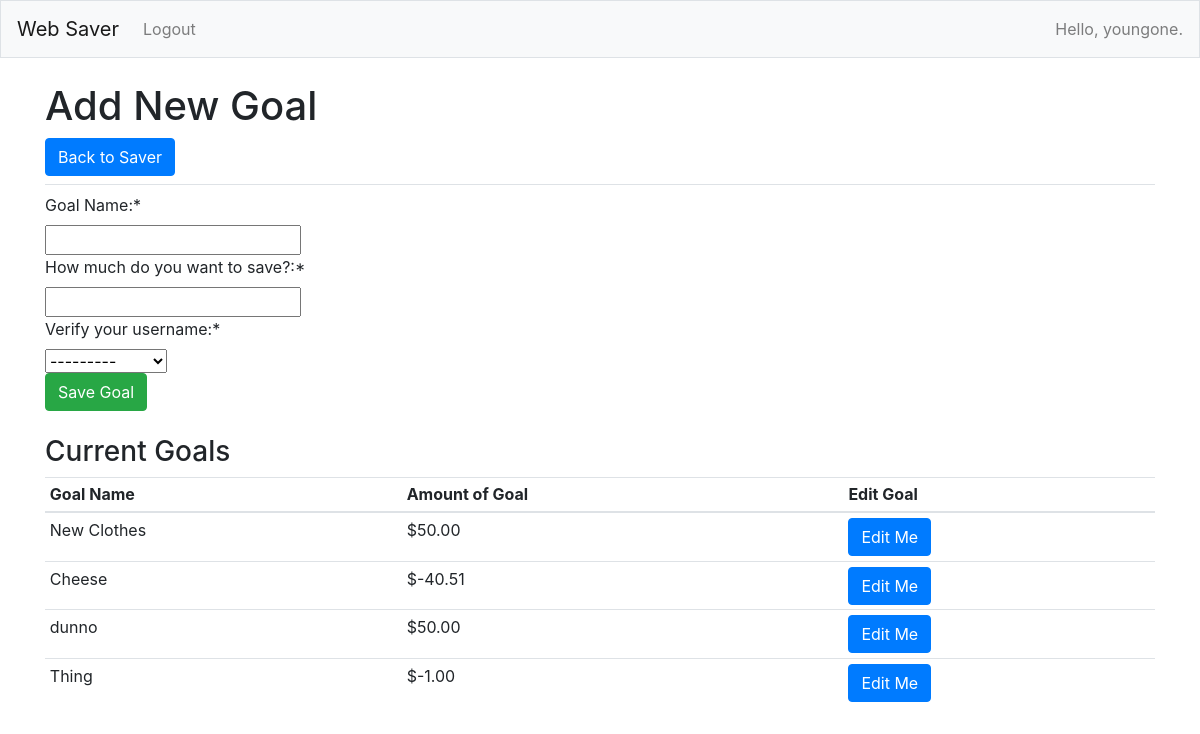
The app's page /new_goal/ (signed in) with its own data.
### web_save_app/models.py (models this page shows, shortened)
class Goal(models.Model):
	name = models.CharField(max_length=80)
	date_added = models.DateTimeField(auto_now_add=True)
	user_id = models.ForeignKey(User,on_delete = models.CASCADE)
	goal_amount = models.DecimalField(max_digits = 10, decimal_places = 2)
	is_active = models.BooleanField(default = True)

### web_save_app/views.py (the view)
# urls.py: path('new_goal/',views.new_goal,name='new_goal'),
@login_required
def new_goal(request):
	goals=Goal.objects.filter(user_id=request.user).filter(is_active = True)
	if request.method != 'POST':
		form = NewGoalForm()
	else:
		form = NewGoalForm(data=request.POST)
		if form.is_valid():
			form.save()
			return redirect('web_save_app:saver')
	context={'goals':goals,'form':form}
	return render(request,'web_save_app/new_goal.html',context)

### web_save_app/forms.py
class NewGoalForm(forms.ModelForm):
	def __init__(self, *args, **kwargs):
		super(NewGoalForm, self).__init__(*args, **kwargs)
		self.fields['goal_amount'].widget.attrs['max'] = -.01
		self.fields['goal_amount'].decimal_places = 2
	class Meta:
		model = Goal
		fields = ['name', 'goal_amount', 'user_id']
		labels = {'name': 'Goal Name:', 'goal_amount':'How much do you want to save?:', 'user_id': 'Verify your username:'}

### web_save_app/templatetags/my_filters.py (called while the page is built)
def currency(dollars):
    dollars = round(float(dollars), 2)
    return "$%s%s" % (intcomma(int(dollars)), ("%0.2f" % dollars)[-3:])

### web_save_app/templates/web_save_app/new_goal.html (shortened to what this page needs)
{% extends 'web_save_app/base.html' %}
{% load my_filters %}
{% block page_header %}
	<h1>Add New Goal</h1>
	<a class="btn btn-primary" href="{% url 'web_save_app:saver' %}" role="button">Back to Saver</a>
{% endblock page_header %}
{% load crispy_forms_tags %}
{% block content %}
	<form action ="{% url 'web_save_app:new_goal' %}" method='post'>
		{{ form|crispy }}
		<button type = "submit" class="btn btn-success">Save Goal</button>
	</form>
<div>
<h3> Current Goals</h3>
<table>
<table class="table table-sm">
	<thead>
	<tr>
		<th scope = "col">Goal Name</th>
		<th scope = "col">Amount of Goal</th>
		<th scope = "col">Edit Goal</th>
	</tr>
	</thead>
	<tbody>
	{% for goal in goals %}
		<tr>
			<td>{{goal.name}}</td>
			<td>{{goal.goal_amount|currency}}</td>
			<td><a class="btn btn-primary" href="{% url 'web_save_app:edit_goal' goal.id %}" role="button">Edit Me</a></td>
	{% endfor %}
	</div>
{% endblock content %}

### web_save_app/templates/web_save_app/base.html (shortened to what this page needs)
{% load bootstrap4 %}
<!doctype html>
<html lang="en">
<head>
	{% bootstrap_css %}
</head>
<body>
	<nav class="navbar navbar-expand-md navbar-light bg-light mb-4 border">
		<a class="navbar-brand" href="{% url 'web_save_app:index'%}">Web Saver</a>
		<div class="collapse navbar-collapse" id="navbarCollapse">
			{% if user.is_authenticated %}
			<ul class="navbar-nav mr-auto">
				<li class="nav-item">
				<a class="nav-link"
					href="{% url 'web_save_app:logout' %}">
				Logout</a></li>
			</ul>
			<ul class="navbar-nav ml-auto">
				<li class="nav-item">
					<span class="navbar-text"}>Hello, {{ user.username }}.</span>
				</li>
			{% else %}
			<ul class="navbar-nav mr-auto">
				<li class="nav-item">
				<a class="nav-link"
					href="{% url 'web_save_app:login' %}">
				Login</a></li>
		{% endif %}
			</ul>
		</div>
	</nav>
	<main role="main" class="container">
		<div class="pb-2 mb-2 border-bottom">
			{% block page_header %}{% endblock page_header %}
		</div>
		<div>
			{% block content %}{% endblock content %}
		</div>
	</main>
</body>
</html>

### records on screen
Goal: name "New Clothes", goal_amount "$50.00"
Goal: name "Cheese", goal_amount "$-40.51"
Goal: name "dunno", goal_amount "$50.00"
Goal: name "Thing", goal_amount "$-1.00"

### other values on screen
{{ user.username }} "youngone"
